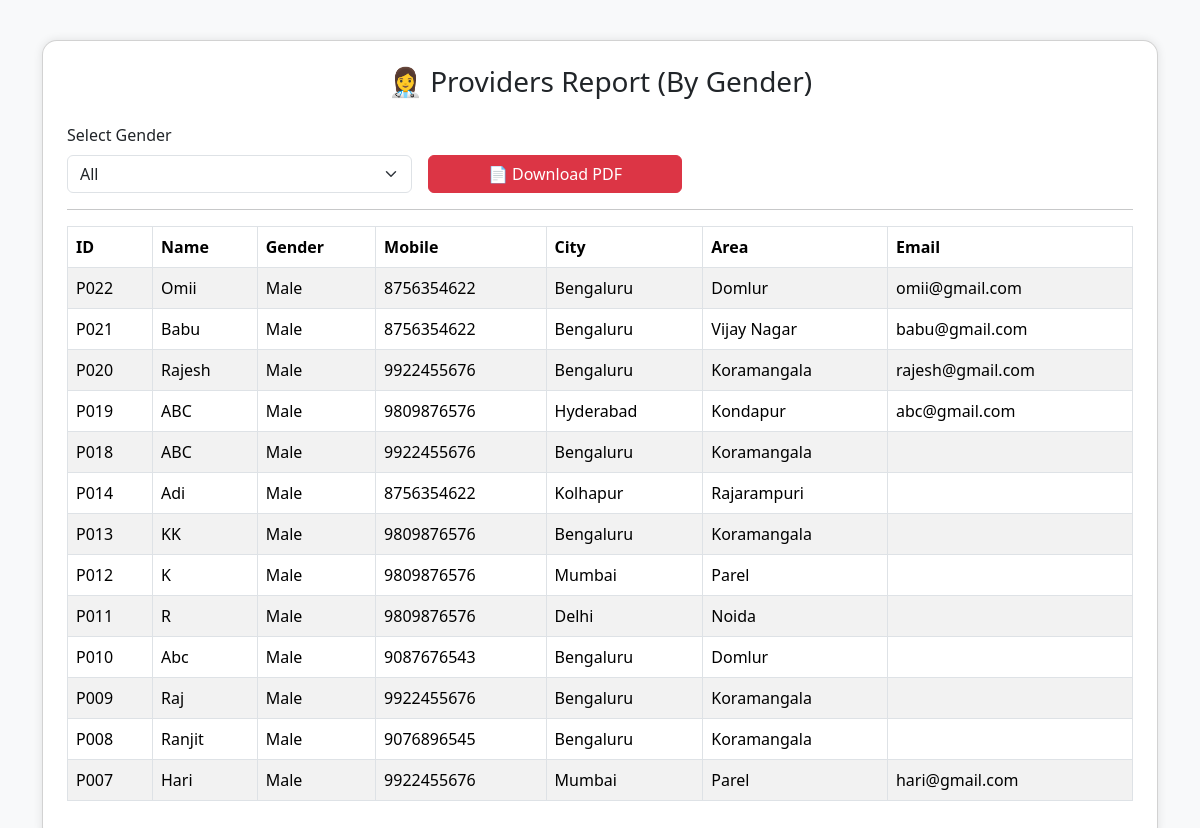
Screenshot of /providers_report.php with the database file from the repository.
### tables this page shows
CREATE TABLE `providers` (
  `provider_id` varchar(10) NOT NULL,
  `provider_name` varchar(100) DEFAULT NULL,
  `provider_dob` date DEFAULT NULL,
  `provider_gender` varchar(10) DEFAULT NULL,
  `provider_mobile` varchar(15) DEFAULT NULL,
  `city` varchar(50) DEFAULT NULL,
  `area` varchar(50) DEFAULT NULL,
  `date` date DEFAULT curdate(),
  `password` varchar(255) DEFAULT NULL,
  `image` varchar(255) DEFAULT NULL,
  `aadhar_doc` varchar(255) DEFAULT NULL,
  `status` enum('pending','active','inactive','converted') NOT NULL DEFAULT 'pending',
  `converted` tinyint(1) DEFAULT 0,
  `email` varchar(255) DEFAULT NULL
);

### providers_report.php (the view, shortened to what this page needs)
<?php
include 'db.php';
$gender = isset($_GET['gender']) ? $_GET['gender'] : 'All';
if($gender == 'All'){
    $sql = "SELECT * FROM providers ORDER BY provider_id DESC";
    $stmt = $conn->prepare($sql);
} else {
    $sql = "SELECT * FROM providers WHERE provider_gender = ? ORDER BY provider_id DESC";
    $stmt = $conn->prepare($sql);
    $stmt->bind_param("s", $gender);
}
$stmt->execute();
?>
<!DOCTYPE html>
<html lang="en">
<head>
  <link href="https://cdn.jsdelivr.net/npm/bootstrap@5.3.3/dist/css/bootstrap.min.css" rel="stylesheet">
</head>
<body>
<div class="container">
  <div class="card p-4">
    <h3 class="text-center mb-4">👩‍⚕️ Providers Report (By Gender)</h3>
    <form method="GET" class="row g-3">
      <div class="col-md-4">
        <label class="form-label">Select Gender</label>
        <select name="gender" class="form-select" onchange="this.form.submit()">
          <option value="All" <?php if($gender=='All') echo 'selected'; ?>>All</option>
        </select>
      </div>
      <div class="col-md-3 align-self-end">
        <a href="?gender=<?php echo $gender; ?>&download=pdf" class="btn btn-danger w-100">
          📄 Download PDF
        </a>
      </div>
    </form>
    <hr>
    <?php
    if($gender == 'All'){
        $sql = "SELECT * FROM providers ORDER BY provider_id DESC";
        $stmt = $conn->prepare($sql);
    } else {
        $sql = "SELECT * FROM providers WHERE provider_gender = ? ORDER BY provider_id DESC";
        $stmt = $conn->prepare($sql);
        $stmt->bind_param("s", $gender);
    }
    $stmt->execute();
    $result = $stmt->get_result();
    if($result->num_rows > 0){
        echo '<div class="table-responsive">';
        echo '<table class="table table-bordered table-striped">';
        echo '<thead><tr>
                <th>ID</th>
                <th>Name</th>
                <th>Gender</th>
                <th>Mobile</th>
                <th>City</th>
                <th>Area</th>
                <th>Email</th>
              </tr></thead><tbody>';
        while($row = $result->fetch_assoc()){
            echo '<tr>
                    <td>'.$row['provider_id'].'</td>
                    <td>'.$row['provider_name'].'</td>
                    <td>'.$row['provider_gender'].'</td>
                    <td>'.$row['provider_mobile'].'</td>
                    <td>'.$row['city'].'</td>
                    <td>'.$row['area'].'</td>
                    <td>'.$row['email'].'</td>
                  </tr>';
        }
        echo '</tbody></table></div>';
    } else {
        echo '<div class="alert alert-warning text-center">No providers found for selected gender.</div>';
    }
    ?>
  </div>
</div>
</body>
</html>

### providers_report.php (style rules this page uses)
body { background-color: #f8f9fa; }
.container { margin-top: 40px; }
.card { border-radius: 15px; box-shadow: 0 0 10px rgba(0,0,0,0.1); }
th { background-color: #007bff; color: white; }

### rows the page displays
providers: provider_id "P022", provider_name "Omii", provider_gender "Male", provider_mobile "8756354622", city "Bengaluru", area "Domlur", email "omii@gmail.com"
providers: provider_id "P021", provider_name "Babu", provider_gender "Male", provider_mobile "8756354622", city "Bengaluru", area "Vijay Nagar", email "babu@gmail.com"
providers: provider_id "P020", provider_name "Rajesh", provider_gender "Male", provider_mobile "9922455676", city "Bengaluru", area "Koramangala", email "rajesh@gmail.com"
providers: provider_id "P019", provider_name "ABC", provider_gender "Male", provider_mobile "9809876576", city "Hyderabad", area "Kondapur", email "abc@gmail.com"
providers: provider_id "P018", provider_name "ABC", provider_gender "Male", provider_mobile "9922455676", city "Bengaluru", area "Koramangala"
providers: provider_id "P014", provider_name "Adi", provider_gender "Male", provider_mobile "8756354622", city "Kolhapur", area "Rajarampuri"
providers: provider_id "P013", provider_name "KK", provider_gender "Male", provider_mobile "9809876576", city "Bengaluru", area "Koramangala"
providers: provider_id "P012", provider_name "K", provider_gender "Male", provider_mobile "9809876576", city "Mumbai", area "Parel"
providers: provider_id "P011", provider_name "R", provider_gender "Male", provider_mobile "9809876576", city "Delhi", area "Noida"
providers: provider_id "P010", provider_name "Abc", provider_gender "Male", provider_mobile "9087676543", city "Bengaluru", area "Domlur"
providers: provider_id "P009", provider_name "Raj", provider_gender "Male", provider_mobile "9922455676", city "Bengaluru", area "Koramangala"
providers: provider_id "P008", provider_name "Ranjit", provider_gender "Male", provider_mobile "9076896545", city "Bengaluru", area "Koramangala"
providers: provider_id "P007", provider_name "Hari", provider_gender "Male", provider_mobile "9922455676", city "Mumbai", area "Parel", email "hari@gmail.com"
